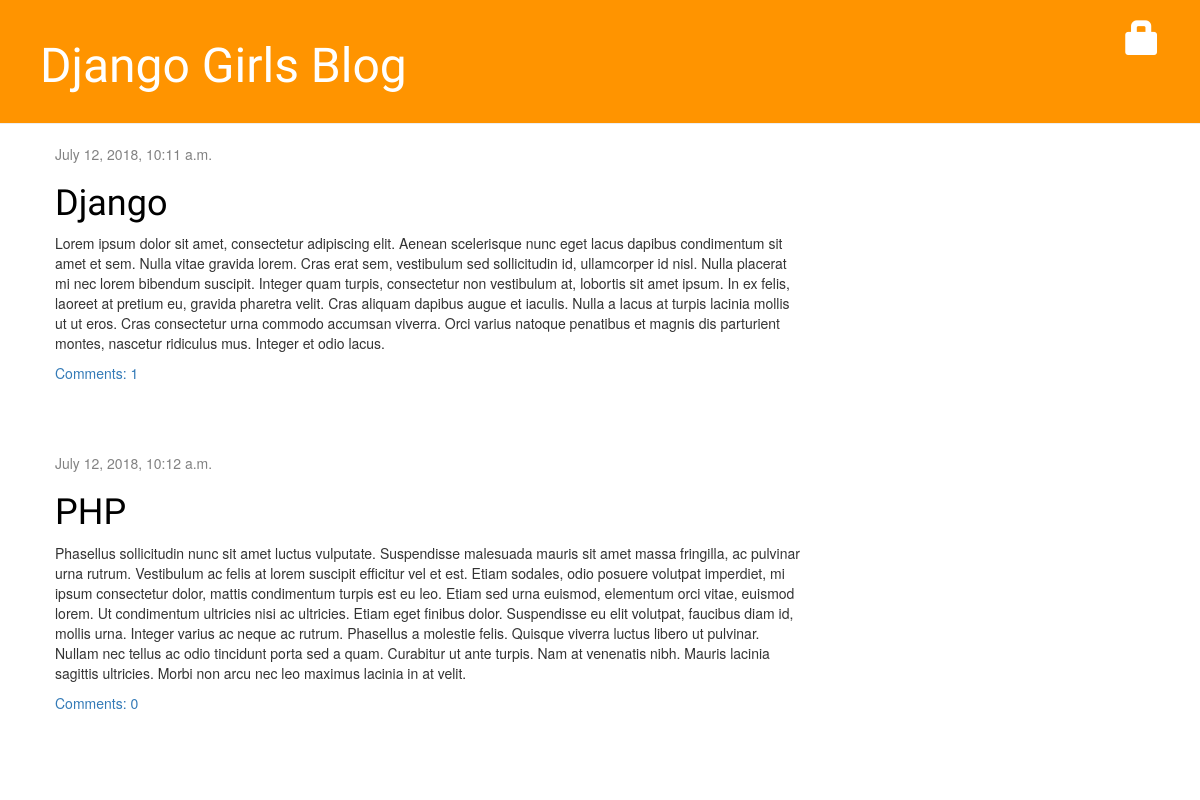
The page / on the database its author committed.
### blog/models.py (models this page shows, shortened)
class Post(models.Model):
    author = models.ForeignKey('auth.User', on_delete=models.CASCADE)
    title = models.CharField(max_length=200)
    text = models.TextField()
    created_date = models.DateTimeField(
            default=timezone.now)
    published_date = models.DateTimeField(
            blank=True, null=True)
    def approved_comments(self):
        return self.comments.filter(approved_comment=True)

### blog/views.py (the view)
# urls.py: url(r'^$', views.post_list, name='post_list'),
def post_list(request):
    posts = Post.objects.filter(published_date__lte=timezone.now()).order_by('published_date')
    return render(request, 'blog/post_list.html', {'posts': posts})

### blog/templates/blog/post_list.html
{% extends 'blog/base.html' %}
{% block content %}
    {% for post in posts %}
        <div class="post">
            <div class="date">
                {{ post.published_date }}
            </div>
            <h1><a href="{% url 'post_detail' pk=post.pk %}">{{ post.title }}</a></h1>
            <p>{{ post.text|linebreaksbr }}</p>
            <a href="{% url 'post_detail' pk=post.pk %}">Comments: {{ post.approved_comments.count }}</a>
        </div>
    {% endfor %}
{% endblock content %}

### blog/static/css/blog.css (style rules this page uses)
h1 a { color: #FCA205; font-family: "Lobster"; }
h1, h2, h3, h4 { font-family: 'Lobster', cursive; }
.date { color: #828282; }
.post { margin-bottom: 70px; }
.post h1 a, .post h1 a:visited { color: #000000; }

### rows shown on the page
Post: published_date "July 12, 2018, 10:11 a.m.", title "Django", text "Lorem ipsum dolor sit amet, consectetur adipiscing elit. Aenean scelerisque nunc eget lacus dapibus condimentum sit amet et sem. Nulla vitae gravida lorem. Cras erat sem, vestibulum sed sollicitudin id, ullamcorper id nisl. Nulla placerat mi nec lorem bibendum suscipit. Integer quam turpis, consectetur non vestibulum at, lobortis sit amet ipsum. In ex felis, laoreet at pretium eu, gravida pharetra velit. Cras aliquam dapibus augue et iaculis. Nulla a lacus at turpis lacinia mollis ut ut eros. Cras consectetur urna commodo accumsan viverra. Orci varius natoque penatibus et magnis dis parturient montes, nascetur ridiculus mus. Integer et odio lacus.", approved_comments.count "1"
Post: published_date "July 12, 2018, 10:12 a.m.", title "PHP", text "Phasellus sollicitudin nunc sit amet luctus vulputate. Suspendisse malesuada mauris sit amet massa fringilla, ac pulvinar urna rutrum. Vestibulum ac felis at lorem suscipit efficitur vel et est. Etiam sodales, odio posuere volutpat imperdiet, mi ipsum consectetur dolor, mattis condimentum turpis est eu leo. Etiam sed urna euismod, elementum orci vitae, euismod lorem. Ut condimentum ultricies nisi ac ultricies. Etiam eget finibus dolor. Suspendisse eu elit volutpat, faucibus diam id, mollis urna. Integer varius ac neque ac rutrum. Phasellus a molestie felis. Quisque viverra luctus libero ut pulvinar. Nullam nec tellus ac odio tincidunt porta sed a quam. Curabitur ut ante turpis. Nam at…", approved_comments.count "0"
